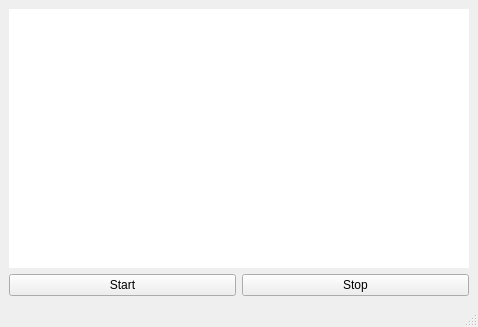
<?xml version="1.0" encoding="UTF-8"?>
<ui version="4.0">
 <class>MainWindow</class>
 <widget class="QMainWindow" name="MainWindow">
  <property name="geometry">
   <rect>
    <x>0</x>
    <y>0</y>
    <width>478</width>
    <height>327</height>
   </rect>
  </property>
  <property name="windowTitle">
   <string>MainWindow</string>
  </property>
  <widget class="QWidget" name="centralwidget">
   <layout class="QGridLayout" name="gridLayout_2">
    <item row="0" column="0">
     <layout class="QGridLayout" name="Layout_graphs">
      <item row="0" column="0">
       <widget class="GraphicsLayoutWidget" name="plt">
        <property name="autoFillBackground">
         <bool>false</bool>
        </property>
        <property name="styleSheet">
         <string notr="true">border: 0px;</string>
        </property>
        <property name="frameShape">
         <enum>QFrame::StyledPanel</enum>
        </property>
        <property name="frameShadow">
         <enum>QFrame::Plain</enum>
        </property>
        <property name="lineWidth">
         <number>0</number>
        </property>
       </widget>
      </item>
     </layout>
    </item>
    <item row="1" column="0">
     <layout class="QGridLayout" name="Layout_controls">
      <item row="0" column="0">
       <widget class="QPushButton" name="startButton">
        <property name="text">
         <string>Start</string>
        </property>
       </widget>
      </item>
      <item row="0" column="1">
       <widget class="QPushButton" name="stopButton">
        <property name="text">
         <string>Stop</string>
        </property>
       </widget>
      </item>
     </layout>
    </item>
   </layout>
  </widget>
  <widget class="QMenuBar" name="menubar">
   <property name="geometry">
    <rect>
     <x>0</x>
     <y>0</y>
     <width>478</width>
     <height>18</height>
    </rect>
   </property>
  </widget>
  <widget class="QStatusBar" name="statusbar"/>
 </widget>
 <customwidgets>
  <customwidget>
   <class>GraphicsLayoutWidget</class>
   <extends>QGraphicsView</extends>
   <header location="global">pyqtgraph</header>
  </customwidget>
 </customwidgets>
 <resources/>
 <connections/>
</ui>
